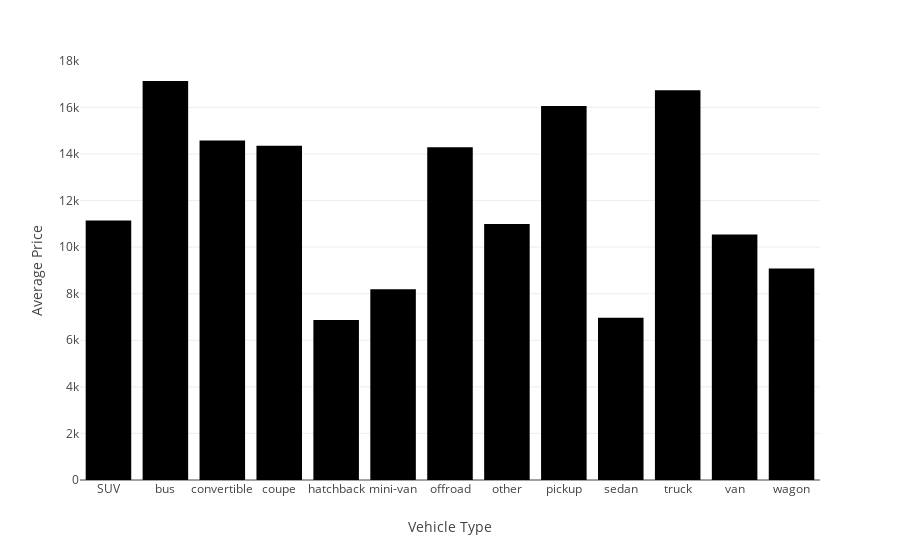

Write notebook code for a chart like this one.
### Code cell
average_price_df = vehicles_df.groupby('type')['price'].mean().reset_index()



average_price_fig = px.bar(average_price_df, x='type', y='price',
                                 labels={'price': 'Average Price', 'type': 'Vehicle Type'})
average_price_fig.show()

### Figure 1 — Plotly figure (JSON) as saved in the notebook; plotly's stock layout.template omitted (floating-point values rounded to 4 significant figures)
{"data": [{"alignmentgroup": "True", "hovertemplate": "Vehicle Type=%{x}<br>Average Price=%{y}<extra></extra>", "legendgroup": "", "marker": {"color": "#000001", "pattern": {"shape": ""}}, "name": "", "offsetgroup": "", "orientation": "v", "showlegend": false, "textposition": "auto", "type": "bar", "x": ["SUV", "bus", "convertible", "coupe", "hatchback", "mini-van", "offroad", "other", "pickup", "sedan", "truck", "van", "wagon"], "xaxis": "x", "y": [11150.0, 17140.0, 14580.0, 14350.0, 6869.0, 8193.0, 14290.0, 10990.0, 16060.0, 6965.0, 16730.0, 10550.0, 9088.0], "yaxis": "y"}], "layout": {"barmode": "relative", "legend": {"tracegroupgap": 0}, "margin": {"t": 60}, "xaxis": {"anchor": "y", "domain": [0, 1], "title": {"text": "Vehicle Type"}}, "yaxis": {"anchor": "x", "domain": [0, 1], "title": {"text": "Average Price"}}}}
